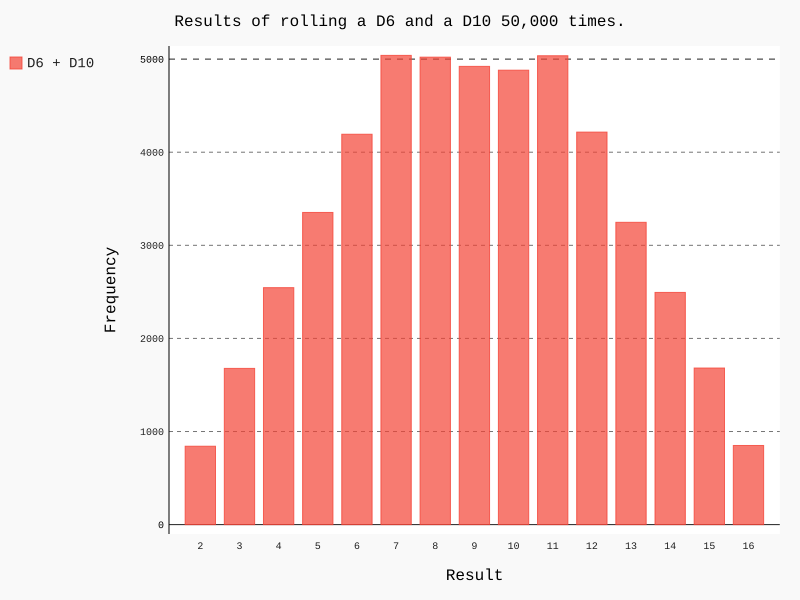

Recreate this plot in Python.
# -*- coding: utf-8 -*-
'''
Created on 2018年1月24日

@author: Jeff Yang
'''

# 可视化包pygal生成可缩放的矢量图形文件，对于需要在尺寸不同的屏幕上显示的图表很有用
import pygal
from chapter15_generating_data.Die import Die

# 创建一个D6骰子和一个D10骰子
die_1 = Die()
die_2 = Die(10)

# 掷几次骰子，并将结果存储在一个列表中
results = []
for roll_num in range(50000):
    result = die_1.roll() + die_2.roll()
    results.append(result)

# 分析结果
frequencies = []  # 存储每种结果出现的点数

max_result = die_1.num_sides + die_2.num_sides  # 两个骰子所能得到的最大点数
for value in range(2, max_result + 1):
    frequency = results.count(value)  # 计算各个点数出现的次数
    frequencies.append(frequency)
    
# 对结果进行可视化
hist = pygal.Bar()  # 创建条形图

hist.title = "Results of rolling a D6 and a D10 50,000 times."
hist.x_labels = ['2', '3', '4', '5', '6', '7', '8', '9', '10', '11', '12',
    '13', '14', '15', '16']
hist.x_title = "Result"
hist.y_title = "Frequency"

# 使用add()将一系列值添加到图表中（向它传递要给添加的值指定的标签，还有一个包含将出现在图标中的值）
hist.add('D6 + D10', frequencies)
hist.render_to_file('die_visual.svg')  # 渲染为.svg文件
